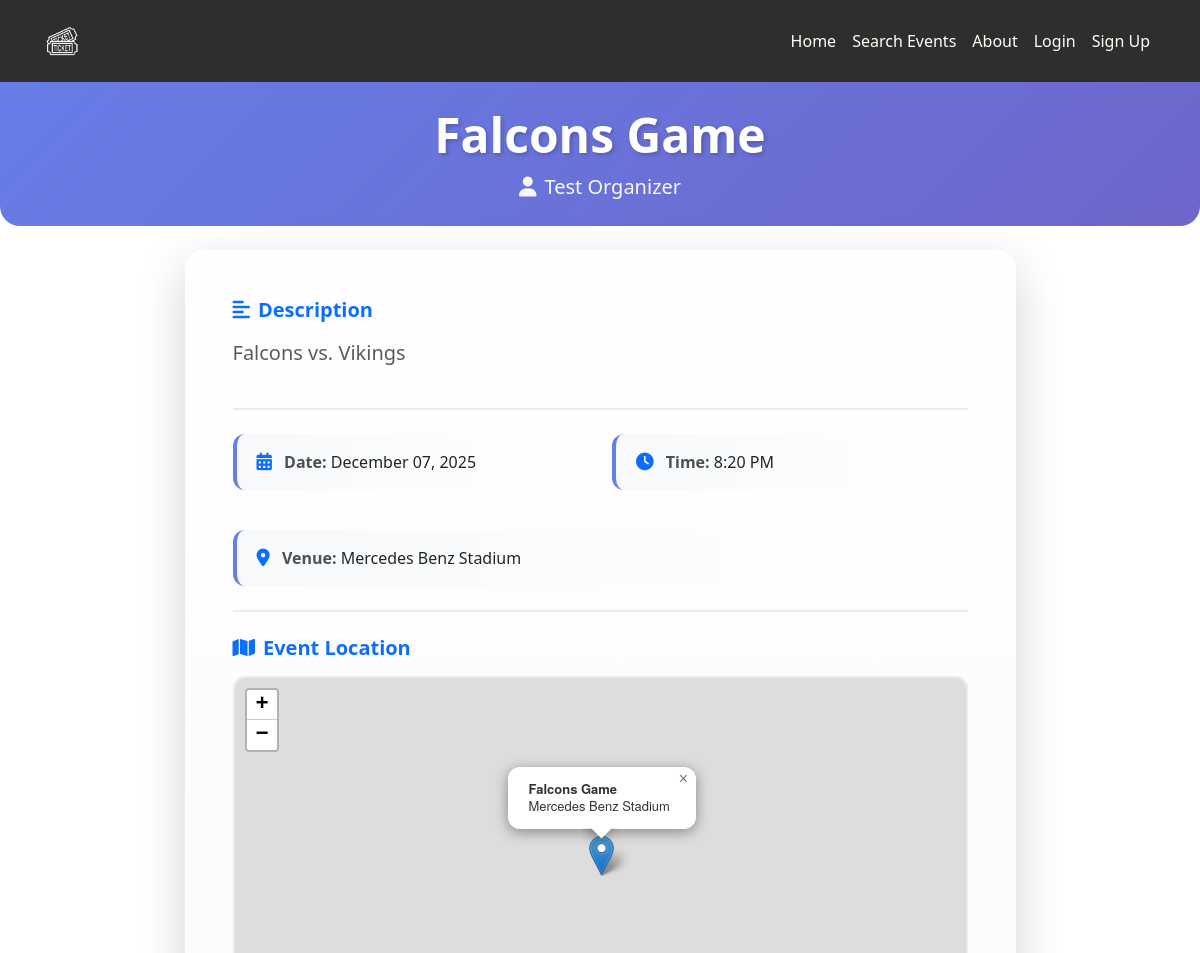
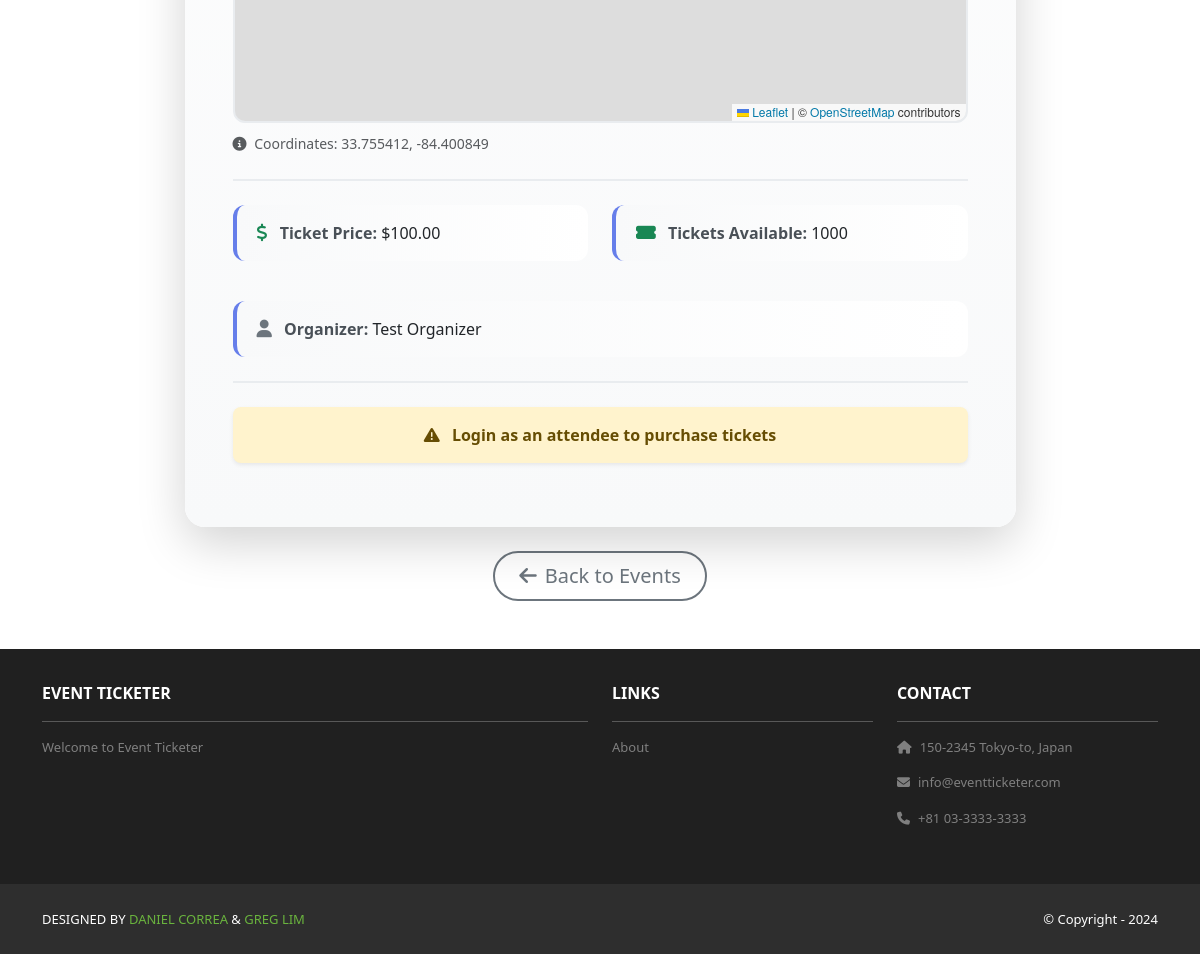
The page /events/5/ on the database its author committed (2 pictures, top to bottom).
### home/models.py (models this page shows, shortened)
class Event(models.Model):
    title = models.CharField(max_length=200)
    description = models.TextField()
    date = models.DateField()
    time = models.TimeField()
    venue = models.CharField(max_length=300)
    latitude = models.DecimalField(max_digits=9, decimal_places=6, null=True, blank=True)
    longitude = models.DecimalField(max_digits=9, decimal_places=6, null=True, blank=True)
    ticket_price = models.DecimalField(max_digits=10, decimal_places=2)
    ticket_availability = models.PositiveIntegerField()
    organizer = models.ForeignKey(User, on_delete=models.CASCADE, related_name='organized_events')
    created_at = models.DateTimeField(auto_now_add=True)
    updated_at = models.DateTimeField(auto_now=True)
    is_published = models.BooleanField(default=True)
    class Meta:
        ordering = ['-created_at']

### home/views.py (the view)
# urls.py: path('events/<int:event_id>/', views.event_detail, name='home.event_detail'),
def event_detail(request, event_id):
    event = get_object_or_404(Event, id=event_id)
    template_data = {'title': event.title}
    return render(request, 'home/event_detail.html', {
        'template_data': template_data,
        'event': event
    })

### home/templates/home/event_detail.html (shortened to what this page needs)
{% extends 'base.html' %}
{% load static %}
{% block content %}
<link rel="stylesheet" href="https://unpkg.com/leaflet@1.9.4/dist/leaflet.css"
/>
<header class="masthead bg-event-detail-header text-white text-center py-4 mb-4">
    <div class="container">
        <div class="row">
            <div class="col-lg-10 mx-auto">
                <h1 class="display-5 fw-bold mb-2" style="text-shadow: 2px 2px 4px rgba(0, 0, 0, 0.2);">
                    {{ event.title }}
                </h1>
                <p class="lead mb-0">
                    <i class="fas fa-user me-2"></i>{{ event.organizer.get_full_name|default:event.organizer.username }}
                </p>
            </div>
        </div>
    </div>
</header>
<div class="container mb-5">
    <div class="row justify-content-center">
        <div class="col-md-10 col-lg-9">
            <div class="card shadow-lg border-0 event-detail-card">
                <div class="card-body p-5">
                    <div class="event-details">
                        <div class="detail-section mb-4">
                            <h5 class="fw-bold mb-3 text-primary">
                                <i class="fas fa-align-left me-2"></i>Description
                            </h5>
                            <p class="lead text-muted">{{ event.description }}</p>
                        </div>
                        <div class="row mb-4">
                            <div class="col-md-6 mb-3">
                                <div class="detail-box">
                                    <i class="fas fa-calendar-alt me-2 text-primary"></i>
                                    <strong>Date:</strong> {{ event.date|date:"F d, Y" }}
                                </div>
                            </div>
                            <div class="col-md-6 mb-3">
                                <div class="detail-box">
                                    <i class="fas fa-clock me-2 text-primary"></i>
                                    <strong>Time:</strong> {{ event.time|time:"g:i A" }}
                                </div>
                            </div>
                        </div>
                        <div class="detail-section mb-4">
                            <div class="detail-box">
                                <i class="fas fa-map-marker-alt me-2 text-primary"></i>
                                <strong>Venue:</strong> {{ event.venue }}
                            </div>
                        </div>
                        {% if event.latitude and event.longitude %}
                        <div class="detail-section mb-4">
                            <h5 class="fw-bold mb-3 text-primary">
                                <i class="fas fa-map me-2"></i>Event Location
                            </h5>
                            <div id="map" style="height: 400px; border-radius: 12px; border: 2px solid #e9ecef;"></div>
                            <div class="mt-2">
                                <small class="text-muted">
                                    <i class="fas fa-info-circle me-1"></i>
                                    Coordinates: {{ event.latitude }}, {{ event.longitude }}
                                </small>
                            </div>
                        </div>
                        {% endif %}
                        <div class="row mb-4">
                            <div class="col-md-6 mb-3">
                                <div class="detail-box">
                                    <i class="fas fa-dollar-sign me-2 text-success"></i>
                                    <strong>Ticket Price:</strong> ${{ event.ticket_price }}
                                </div>
                            </div>
                            <div class="col-md-6 mb-3">
                                <div class="detail-box">
                                    <i class="fas fa-ticket-alt me-2 text-success"></i>
                                    <strong>Tickets Available:</strong> {{ event.ticket_availability }}
                                </div>
                            </div>
                        </div>
                        <div class="detail-section mb-4">
                            <div class="detail-box">
                                <i class="fas fa-user me-2 text-secondary"></i>
                                <strong>Organizer:</strong> {{ event.organizer.get_full_name|default:event.organizer.username }}
                            </div>
                        </div>
                        {% if user.is_authenticated and user.userprofile.user_type == 'attendee' %}
                            {% if event.ticket_availability > 0 %}
                            <div class="mt-4">
                                <form method="post" action="{% url 'home.add_to_cart' event.id %}" id="cartForm">
                                    {% csrf_token %}
                                    <div class="row g-2 align-items-center">
                                        <div class="col-auto">
                                            <label for="quantity" class="col-form-label fw-semibold">Quantity</label>
                                        </div>
                                        <div class="col-auto">
                                            <input type="number" id="quantity" name="quantity" min="1" max="{{ event.ticket_availability }}" value="1" class="form-control" style="width: 120px;">
                                        </div>
                                        <div class="col-auto">
                                            <button type="submit" class="btn btn-success btn-lg rounded-pill px-4">
                                                <i class="fas fa-cart-plus me-2"></i>Add to Cart
                                            </button>
                                        </div>
                                        <div class="col-auto">
                                            <button type="button" class="btn btn-primary btn-lg rounded-pill px-4" onclick="document.getElementById('buyForm').submit();">
                                                <i class="fas fa-shopping-cart me-2"></i>Buy Now
                                            </button>
                                        </div>
                                        <div class="col-12 mt-2 text-muted small">
                                            Max available: {{ event.ticket_availability }}
                                        </div>
                                    </div>
                                </form>
                                <form method="post" action="{% url 'home.buy_ticket' event.id %}" id="buyForm" style="display: none;">
                                    {% csrf_token %}
                                    <input type="hidden" name="quantity" id="buyQuantity" value="1">
                                </form>
                            </div>
                            <script>
                                // Sync quantity between forms
                                document.getElementById('quantity').addEventListener('input', function() {
                                    document.getElementById('buyQuantity').value = this.value;
                                });
                            </script>
                            {% else %}
                            <div class="alert alert-warning text-center shadow-sm border-0 rounded-3 mt-4" role="alert">
                                <i class="fas fa-exclamation-triangle me-2"></i>
                                <strong>Tickets are sold out for this event</strong>
                            </div>
                            {% endif %}
                        {% else %}
                        <div class="alert alert-warning text-center shadow-sm border-0 rounded-3 mt-4" role="alert">
                            <i class="fas fa-exclamation-triangle me-2"></i>
                            <strong>Login as an attendee to purchase tickets</strong>
                        </div>
                        {% endif %}
                    </div>
                </div>
            </div>
            <div class="text-center mt-4">
                <a href="{% url 'home.index' %}" class="btn btn-outline-secondary btn-lg rounded-pill px-4">
                    <i class="fas fa-arrow-left me-2"></i>Back to Events
                </a>
            </div>
        </div>
    </div>
</div>
{% endblock %}

### home/templates/home/event_detail.html (style rules this page uses)
.bg-event-detail-header { background: linear-gradient(135deg, #667eea 0%, #764ba2 100%); background-attachment: fixed; background-size: cover; border-radius: 0 0 20px 20px; }
.bg-event-detail-header h1 { animation: fadeInDown 0.6s ease-out; }
.bg-event-detail-header .lead { animation: fadeInUp 0.6s ease-out 0.2s both; opacity: 0.95; }
.event-detail-card { border-radius: 20px; background: linear-gradient(to bottom, #ffffff 0%, #f8f9fa 100%); animation: fadeIn 0.6s ease-out; }
.detail-section { border-bottom: 2px solid #e9ecef; padding-bottom: 1.5rem; margin-bottom: 1.5rem; }
.detail-box { padding: 1rem 1.25rem; background: linear-gradient(to right, #f8f9fa 0%, #ffffff 100%); border-radius: 12px; border-left: 4px solid #667eea; transition: all 0.3s ease; }
.detail-box i { font-size: 1.1rem; }
.detail-box strong { color: #495057; font-weight: 600; }
.btn-outline-secondary { border-radius: 50px; border-width: 2px; font-weight: 500; transition: all 0.3s ease; }
.alert-warning { border-left: 4px solid #ffc107; border-radius: 12px; }

### rows shown on the page
Event: title "Falcons Game", organizer.get_full_name "Test Organizer", description "Falcons vs. Vikings", date "December 07, 2025", time "8:20 PM", venue "Mercedes Benz Stadium", latitude "33.755412", longitude "-84.400849", ticket_price "100.00", ticket_availability "1000"
